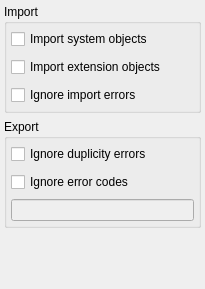
             <widget class="QWidget" name="tab_5">
              <attribute name="title">
               <string>Import &amp;&amp; Export</string>
              </attribute>
              <layout class="QVBoxLayout" name="verticalLayout_5">
               <property name="leftMargin">
                <number>4</number>
               </property>
               <property name="topMargin">
                <number>4</number>
               </property>
               <property name="rightMargin">
                <number>4</number>
               </property>
               <property name="bottomMargin">
                <number>4</number>
               </property>
               <item>
                <widget class="QGroupBox" name="groupBox_5">
                 <property name="title">
                  <string>Import</string>
                 </property>
                 <layout class="QVBoxLayout" name="verticalLayout_3">
                  <property name="leftMargin">
                   <number>4</number>
                  </property>
                  <property name="topMargin">
                   <number>4</number>
                  </property>
                  <property name="rightMargin">
                   <number>4</number>
                  </property>
                  <property name="bottomMargin">
                   <number>4</number>
                  </property>
                  <item>
                   <layout class="QHBoxLayout" name="horizontalLayout_11">
                    <item>
                     <widget class="QCheckBox" name="import_sys_objs_chk">
                      <property name="sizePolicy">
                       <sizepolicy hsizetype="Preferred" vsizetype="Fixed">
                        <horstretch>0</horstretch>
                        <verstretch>0</verstretch>
                       </sizepolicy>
                      </property>
                      <property name="toolTip">
                       <string/>
                      </property>
                      <property name="statusTip">
                       <string>Import system (built-in) objects. Use this if the import step is returning errors related to missing objects.</string>
                      </property>
                      <property name="text">
                       <string>Import system objects</string>
                      </property>
                     </widget>
                    </item>
                    <item>
                     <widget class="QWidget" name="import_sys_objs_hint" native="true">
                      <property name="sizePolicy">
                       <sizepolicy hsizetype="Fixed" vsizetype="Fixed">
                        <horstretch>0</horstretch>
                        <verstretch>0</verstretch>
                       </sizepolicy>
                      </property>
                      <property name="minimumSize">
                       <size>
                        <width>22</width>
                        <height>22</height>
                       </size>
                      </property>
                      <property name="maximumSize">
                       <size>
                        <width>22</width>
                        <height>22</height>
                       </size>
                      </property>
                     </widget>
                    </item>
                   </layout>
                  </item>
                  <item>
                   <layout class="QHBoxLayout" name="horizontalLayout_9">
                    <item>
                     <widget class="QCheckBox" name="import_ext_objs_chk">
                      <property name="sizePolicy">
                       <sizepolicy hsizetype="Preferred" vsizetype="Fixed">
                        <horstretch>0</horstretch>
                        <verstretch>0</verstretch>
                       </sizepolicy>
                      </property>
                      <property name="toolTip">
                       <string/>
                      </property>
                      <property name="statusTip">
                       <string>Import objects created by extensions. Use this if the import step is returning errors even importing built in ones.</string>
                      </property>
                      <property name="text">
                       <string>Import extension objects</string>
                      </property>
                     </widget>
                    </item>
                    <item>
                     <widget class="QWidget" name="import_ext_objs_hint" native="true">
                      <property name="sizePolicy">
                       <sizepolicy hsizetype="Fixed" vsizetype="Fixed">
                        <horstretch>0</horstretch>
                        <verstretch>0</verstretch>
                       </sizepolicy>
                      </property>
                      <property name="minimumSize">
                       <size>
                        <width>22</width>
                        <height>22</height>
                       </size>
                      </property>
                      <property name="maximumSize">
                       <size>
                        <width>22</width>
                        <height>22</height>
                       </size>
                      </property>
                     </widget>
                    </item>
                   </layout>
                  </item>
                  <item>
                   <layout class="QHBoxLayout" name="horizontalLayout_13">
                    <item>
                     <widget class="QCheckBox" name="ignore_errors_chk">
                      <property name="sizePolicy">
                       <sizepolicy hsizetype="Minimum" vsizetype="Fixed">
                        <horstretch>0</horstretch>
                        <verstretch>0</verstretch>
                       </sizepolicy>
                      </property>
                      <property name="toolTip">
                       <string/>
                      </property>
                      <property name="statusTip">
                       <string>Ignores as many as possible errors on import step. This option generates an incomplete diff.</string>
                      </property>
                      <property name="text">
                       <string>Ignore import errors</string>
                      </property>
                     </widget>
                    </item>
                    <item>
                     <widget class="QWidget" name="ignore_errors_hint" native="true">
                      <property name="sizePolicy">
                       <sizepolicy hsizetype="Fixed" vsizetype="Fixed">
                        <horstretch>0</horstretch>
                        <verstretch>0</verstretch>
                       </sizepolicy>
                      </property>
                      <property name="minimumSize">
                       <size>
                        <width>22</width>
                        <height>22</height>
                       </size>
                      </property>
                      <property name="maximumSize">
                       <size>
                        <width>22</width>
                        <height>22</height>
                       </size>
                      </property>
                     </widget>
                    </item>
                   </layout>
                  </item>
                 </layout>
                </widget>
               </item>
               <item>
                <widget class="QGroupBox" name="groupBox_4">
                 <property name="title">
                  <string>Export</string>
                 </property>
                 <layout class="QVBoxLayout" name="verticalLayout_4">
                  <property name="leftMargin">
                   <number>4</number>
                  </property>
                  <property name="topMargin">
                   <number>4</number>
                  </property>
                  <property name="rightMargin">
                   <number>4</number>
                  </property>
                  <property name="bottomMargin">
                   <number>4</number>
                  </property>
                  <item>
                   <layout class="QHBoxLayout" name="horizontalLayout_18">
                    <item>
                     <widget class="QCheckBox" name="ignore_duplic_chk">
                      <property name="sizePolicy">
                       <sizepolicy hsizetype="Minimum" vsizetype="Fixed">
                        <horstretch>0</horstretch>
                        <verstretch>0</verstretch>
                       </sizepolicy>
                      </property>
                      <property name="toolTip">
                       <string/>
                      </property>
                      <property name="statusTip">
                       <string>Ignores errors generated by duplicated objects when exporting the diff to database.</string>
                      </property>
                      <property name="text">
                       <string>Ignore duplicity errors</string>
                      </property>
                     </widget>
                    </item>
                    <item>
                     <widget class="QWidget" name="ignore_duplic_hint" native="true">
                      <property name="sizePolicy">
                       <sizepolicy hsizetype="Fixed" vsizetype="Fixed">
                        <horstretch>0</horstretch>
                        <verstretch>0</verstretch>
                       </sizepolicy>
                      </property>
                      <property name="minimumSize">
                       <size>
                        <width>22</width>
                        <height>22</height>
                       </size>
                      </property>
                      <property name="maximumSize">
                       <size>
                        <width>22</width>
                        <height>22</height>
                       </size>
                      </property>
                     </widget>
                    </item>
                   </layout>
                  </item>
                  <item>
                   <layout class="QGridLayout" name="gridLayout_7">
                    <item row="0" column="2">
                     <widget class="QWidget" name="ignore_extra_errors_hint" native="true">
                      <property name="sizePolicy">
                       <sizepolicy hsizetype="Fixed" vsizetype="Fixed">
                        <horstretch>0</horstretch>
                        <verstretch>0</verstretch>
                       </sizepolicy>
                      </property>
                      <property name="minimumSize">
                       <size>
                        <width>22</width>
                        <height>22</height>
                       </size>
                      </property>
                      <property name="maximumSize">
                       <size>
                        <width>22</width>
                        <height>22</height>
                       </size>
                      </property>
                     </widget>
                    </item>
                    <item row="0" column="0" colspan="2">
                     <widget class="QCheckBox" name="ignore_error_codes_chk">
                      <property name="enabled">
                       <bool>true</bool>
                      </property>
                      <property name="sizePolicy">
                       <sizepolicy hsizetype="Minimum" vsizetype="Fixed">
                        <horstretch>0</horstretch>
                        <verstretch>0</verstretch>
                       </sizepolicy>
                      </property>
                      <property name="statusTip">
                       <string>This advanced option causes pgModeler to ignore extra errors by their numeric codes. These errors must be informed in the input below and separeted by space. For the complete list of error codes check the PostgreSQL docs, section &lt;strong&gt; Appendix A. PostgreSQL Error Codes&lt;/strong&gt;. &lt;strong&gt;WARNING:&lt;/strong&gt; use this option with extreme care since it can interfere in final export result.</string>
                      </property>
                      <property name="text">
                       <string>Ignore error codes</string>
                      </property>
                     </widget>
                    </item>
                    <item row="1" column="0" colspan="3">
                     <widget class="QLineEdit" name="error_codes_edt">
                      <property name="enabled">
                       <bool>false</bool>
                      </property>
                      <property name="clearButtonEnabled">
                       <bool>true</bool>
                      </property>
                     </widget>
                    </item>
                   </layout>
                  </item>
                 </layout>
                </widget>
               </item>
               <item>
                <spacer name="verticalSpacer_3">
                 <property name="orientation">
                  <enum>Qt::Vertical</enum>
                 </property>
                 <property name="sizeHint" stdset="0">
                  <size>
                   <width>20</width>
                   <height>57</height>
                  </size>
                 </property>
                </spacer>
               </item>
              </layout>
             </widget>
